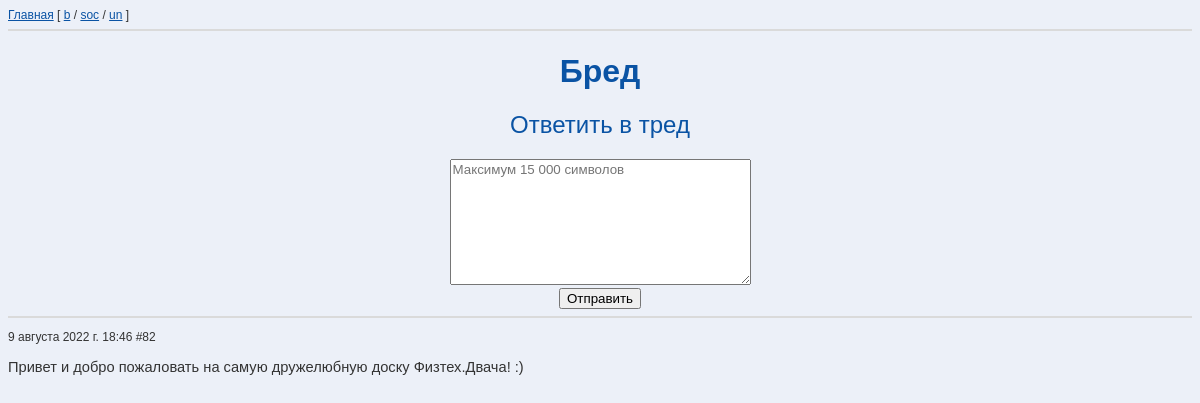
Page /b/thread/82 on the committed database.
### board/models.py (models this page shows, shortened)
class Post(models.Model):
    text = models.TextField(max_length=15000)
    title = models.CharField(max_length=200, blank=True)
    pub_date = models.DateTimeField(auto_now_add=now)
    board = models.CharField(max_length=5)
    parent = models.ForeignKey("self",
                               null=True,
                               on_delete=models.CASCADE,
                               related_name='comments',
                               )  # Able to assign only while creating
    reply_to = models.ForeignKey("self",
                                 null=True,
                                 on_delete=models.SET_NULL,
                                 related_name='replies',
                                 )  # Able to assign only while creating

### board/views.py (the view, shortened to what this page needs)
# urls.py: path('thread/<int:pk>', views.get_post_view, name='post'),
def get_post_view(request, pk, brd):
    if brd not in BOARDS:
        return HttpResponseNotFound('<h1>Page not found</h1>')
    if Post.objects.filter(pk=pk, board=brd).exists():
        post = Post.objects.get(pk=pk, board=brd)
    else:
        return HttpResponseNotFound('<h1>Page not found</h1>')
    if post.parent is not None:
        return HttpResponseNotFound('<h1>Page not found</h1>')
    comments = post.comments.all()
    return render(request, 'board/post.html', {
        'comments': comments,
        'p': post,
        'title': f'/{brd}/ – Тред',
        'board_name': BOARDS[brd],
    })

### board/templates/board/post.html (shortened to what this page needs)
{% extends 'board/base.html' %}
{% block content %}
    <div class="home">
        <h1>{{ board_name }}</h1>
        <h2>Ответить в тред</h2>
        <form method="post">
            <textarea type="text" name="text" rows="8" cols="35" placeholder="Максимум 15 000 символов"></textarea> <br>
            <input type="submit" value="Отправить">
        </form>
    </div>
    <hr>
    <div class="post">
    <p class="date">
    {{ p.pub_date }} #{{ p.pk }}
    </p><p style="white-space: pre-line">{{ p.text }}</p>
    </div>
{% endblock %}

### board/static/board/css/styles.css (style rules this page uses)
body { font-family: Arial, Verdana, sans-serif; font-size: 11pt; background-color: #ECF0F8; color: #333; }
hr { border: 0.5px solid #DADADA; }
.home { text-align: center }
h1 { color: #0a53a4; font-size: 24pt; font-family: Arial, Times, serif; font-weight: bold; }
h2 { color: #0a53a4; font-size: 18pt; font-family: Arial, Times, serif; font-weight: normal; }
.date { font-size: 12px; }
.post { word-break: break-all; width: fit-content; max-width: 80%; min-width: 420px; margin-bottom: 15px; }
textarea { font-family: inherit; font-size: 10pt }

### rows in the picture
Post: pub_date "9 августа 2022 г. 18:46", pk "82", text "Привет и добро пожаловать на самую дружелюбную доску Физтех.Двача! :)"

### other values in the picture
{{ board_name }} "Бред"
